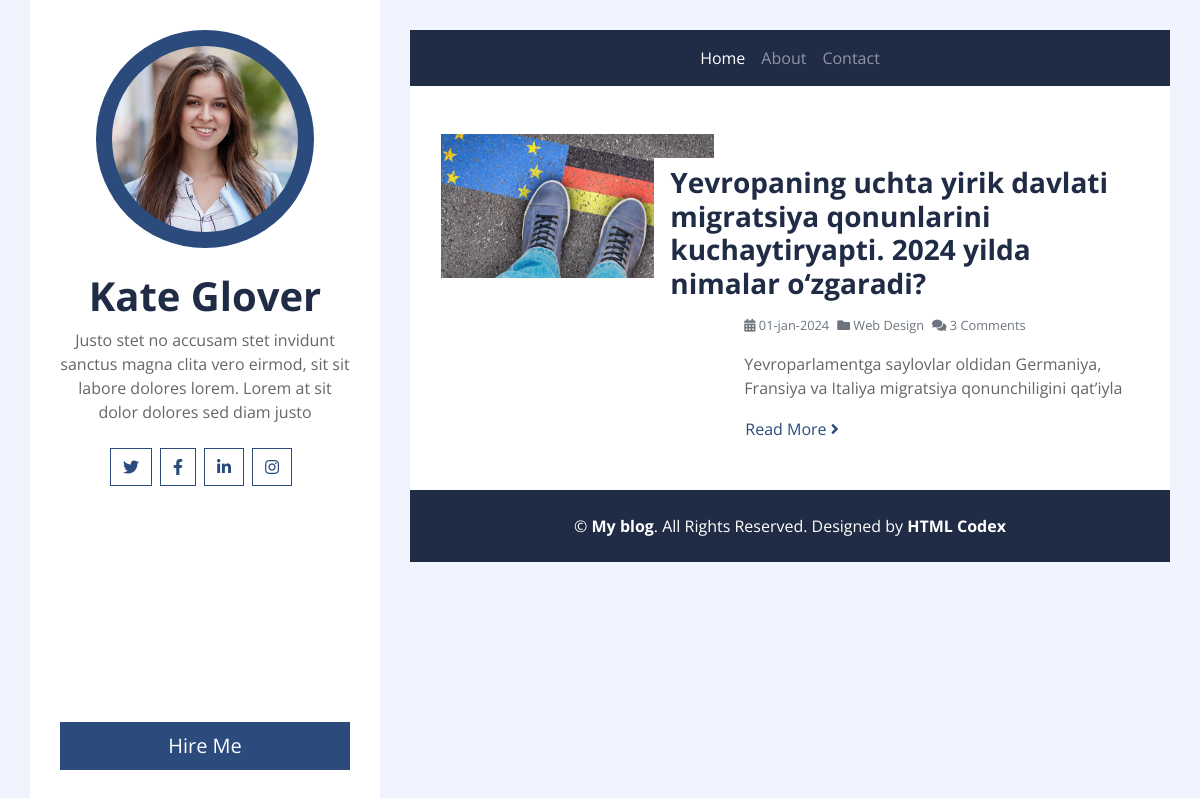
Screenshot of /filter/Yevropa/ with the database file from the repository.
### post_app/models.py (models this page shows, shortened)
class Post(models.Model):
    title=models.CharField(max_length=200)
    body=models.TextField()
    image=models.FileField(upload_to="post-image")
    tags=models.ManyToManyField('Tag',related_name='tags',blank=True,null=True)
    created=models.DateTimeField(auto_now_add=True)
    class Meta:
        app_label='post_app'
        ordering=['-created']

### post_app/views.py (the view)
# urls.py: path("filter/<str:tagName>/", views.getPostsByTag, name="post_filter")
def getPostsByTag(request,tagName):
    filter=True
    postsTag=Post.objects.filter(tags__name=tagName).all()
    context={
        "postsTag":postsTag,
        'filter':filter
    }
    return render(request,'postapp/list.html',context)

### templates/postapp/list.html (shortened to what this page needs)
{% extends "base.html" %}
{% load static %}
{% block content %}
<div class="container bg-white pt-5">
    {% if filter %}
    {% for post in postsTag %}
    <div class="row blog-item px-3 pb-5">
        <div class="col-md-5">
            {% if post.image %}
            <img class="img-fluid mb-4 mb-md-0" src="{{post.image.url}}" alt="Image">
            {% endif %}
        </div>
        <div class="col-md-7">
            <h3 class="mt-md-4 px-md-3 mb-2 py-2 bg-white font-weight-bold">{{ post.title }}</h3>
            <div class="d-flex mb-3">
                <small class="mr-2 text-muted"><i class="fa fa-calendar-alt"></i> {{post.created | date:"d-b-Y"}}</small>
                <small class="mr-2 text-muted"><i class="fa fa-folder"></i> Web Design</small>
                <small class="mr-2 text-muted"><i class="fa fa-comments"></i> {{post.comments.count}} Comments</small>
            </div>
            <p>
                {{ post.body | slice:'100' }}
            </p>
            <a class="btn btn-link p-0" href="{% url "post_detail" post.pk %}">Read More <i class="fa fa-angle-right"></i></a>
        </div>
    </div>
    {% endfor %}
    {% endif %}
</div>
{% endblock content %}

### rows the page displays
Post: image (picture), title "Yevropaning uchta yirik davlati migratsiya qonunlarini kuchaytiryapti. 2024 yilda nimalar o‘zgaradi?", created "01-jan-2024", comments.count "3", body "Yevroparlamentga saylovlar oldidan Germaniya, Fransiya va Italiya migratsiya qonunchiligini qat’iyla"
